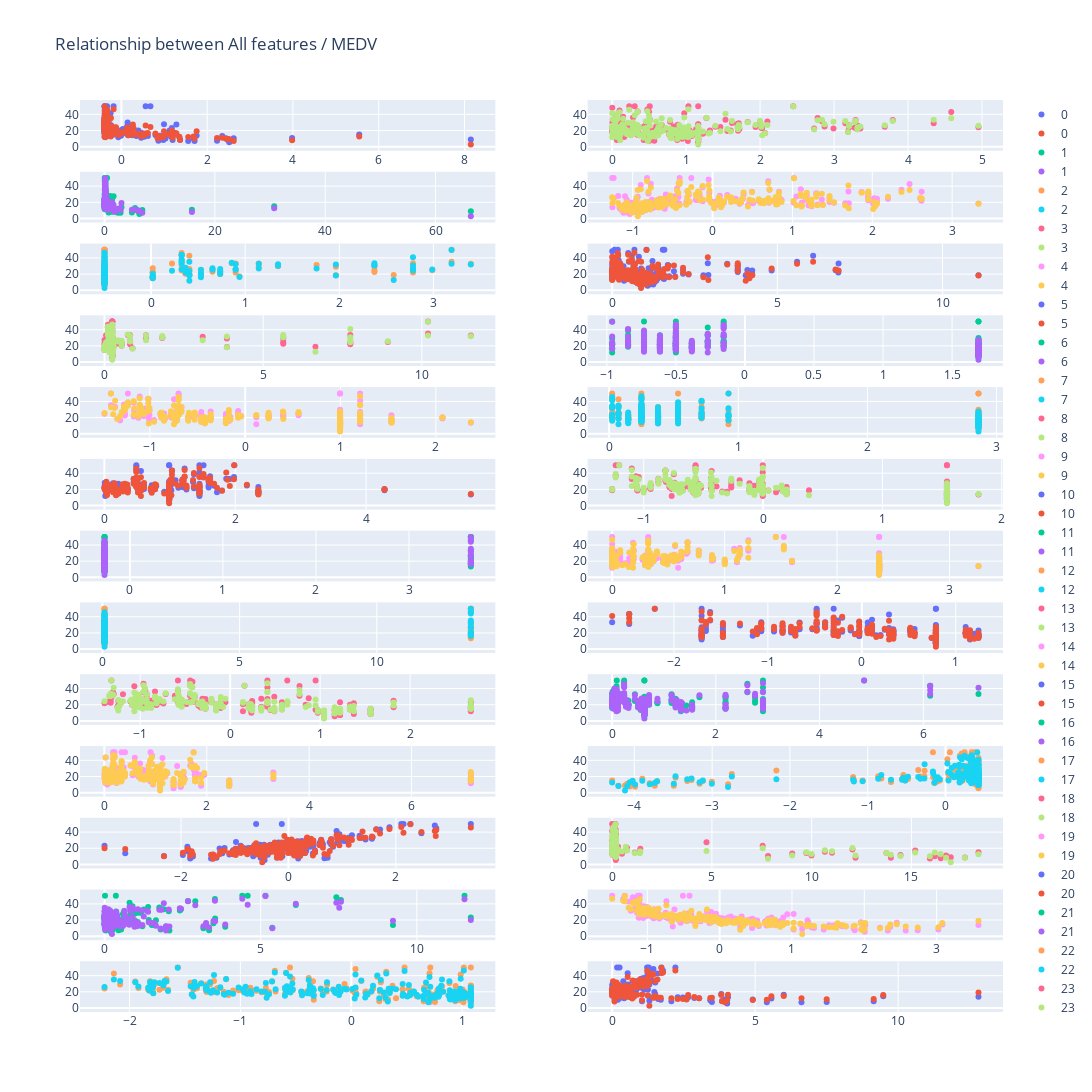

The code cell stored with this chart in its notebook:
### Markdown cell above
Plot again with test set

### Code cell
plot_result(X_test_z_feature_df, y_test_df, y_test_pred_df, 2)

### Figure 1 — Plotly figure (JSON) as saved in the notebook; plotly's stock layout.template omitted (floating-point values rounded to 4 significant figures; data arrays with more than 128 entries replaced by an {"elided": "..."} marker saying what was removed)
{"data": [{"customdata": {"elided": "203 int values"}, "hovertemplate": "index:%{customdata} (X: %{x}, y: %{y})", "mode": "markers", "name": "0", "type": "scatter", "x": {"elided": "203 float values"}, "xaxis": "x", "y": {"elided": "203 float values"}, "yaxis": "y"}, {"customdata": {"elided": "203 int values"}, "hovertemplate": "index:%{customdata} (X: %{x}, y: %{y})", "mode": "markers", "name": "0", "type": "scatter", "x": {"elided": "203 float values"}, "xaxis": "x", "y": {"elided": "203 float values"}, "yaxis": "y"}, {"customdata": {"elided": "203 int values"}, "hovertemplate": "index:%{customdata} (X: %{x}, y: %{y})", "mode": "markers", "name": "1", "type": "scatter", "x": {"elided": "203 float values"}, "xaxis": "x3", "y": {"elided": "203 float values"}, "yaxis": "y3"}, {"customdata": {"elided": "203 int values"}, "hovertemplate": "index:%{customdata} (X: %{x}, y: %{y})", "mode": "markers", "name": "1", "type": "scatter", "x": {"elided": "203 float values"}, "xaxis": "x3", "y": {"elided": "203 float values"}, "yaxis": "y3"}, {"customdata": {"elided": "203 int values"}, "hovertemplate": "index:%{customdata} (X: %{x}, y: %{y})", "mode": "markers", "name": "2", "type": "scatter", "x": {"elided": "203 float values"}, "xaxis": "x5", "y": {"elided": "203 float values"}, "yaxis": "y5"}, {"customdata": {"elided": "203 int values"}, "hovertemplate": "index:%{customdata} (X: %{x}, y: %{y})", "mode": "markers", "name": "2", "type": "scatter", "x": {"elided": "203 float values"}, "xaxis": "x5", "y": {"elided": "203 float values"}, "yaxis": "y5"}, {"customdata": {"elided": "203 int values"}, "hovertemplate": "index:%{customdata} (X: %{x}, y: %{y})", "mode": "markers", "name": "3", "type": "scatter", "x": {"elided": "203 float values"}, "xaxis": "x7", "y": {"elided": "203 float values"}, "yaxis": "y7"}, {"customdata": {"elided": "203 int values"}, "hovertemplate": "index:%{customdata} (X: %{x}, y: %{y})", "mode": "markers", "name": "3", "type": "scatter", "x": {"elided": "203 float values"}, "xaxis": "x7", "y": {"elided": "203 float values"}, "yaxis": "y7"}, {"customdata": {"elided": "203 int values"}, "hovertemplate": "index:%{customdata} (X: %{x}, y: %{y})", "mode": "markers", "name": "4", "type": "scatter", "x": {"elided": "203 float values"}, "xaxis": "x9", "y": {"elided": "203 float values"}, "yaxis": "y9"}, {"customdata": {"elided": "203 int values"}, "hovertemplate": "index:%{customdata} (X: %{x}, y: %{y})", "mode": "markers", "name": "4", "type": "scatter", "x": {"elided": "203 float values"}, "xaxis": "x9", "y": {"elided": "203 float values"}, "yaxis": "y9"}, {"customdata": {"elided": "203 int values"}, "hovertemplate": "index:%{customdata} (X: %{x}, y: %{y})", "mode": "markers", "name": "5", "type": "scatter", "x": {"elided": "203 float values"}, "xaxis": "x11", "y": {"elided": "203 float values"}, "yaxis": "y11"}, {"customdata": {"elided": "203 int values"}, "hovertemplate": "index:%{customdata} (X: %{x}, y: %{y})", "mode": "markers", "name": "5", "type": "scatter", "x": {"elided": "203 float values"}, "xaxis": "x11", "y": {"elided": "203 float values"}, "yaxis": "y11"}, {"customdata": {"elided": "203 int values"}, "hovertemplate": "index:%{customdata} (X: %{x}, y: %{y})", "mode": "markers", "name": "6", "type": "scatter", "x": {"elided": "203 float values"}, "xaxis": "x13", "y": {"elided": "203 float values"}, "yaxis": "y13"}, {"customdata": {"elided": "203 int values"}, "hovertemplate": "index:%{customdata} (X: %{x}, y: %{y})", "mode": "markers", "name": "6", "type": "scatter", "x": {"elided": "203 float values"}, "xaxis": "x13", "y": {"elided": "203 float values"}, "yaxis": "y13"}, {"customdata": {"elided": "203 int values"}, "hovertemplate": "index:%{customdata} (X: %{x}, y: %{y})", "mode": "markers", "name": "7", "type": "scatter", "x": {"elided": "203 float values"}, "xaxis": "x15", "y": {"elided": "203 float values"}, "yaxis": "y15"}, {"customdata": {"elided": "203 int values"}, "hovertemplate": "index:%{customdata} (X: %{x}, y: %{y})", "mode": "markers", "name": "7", "type": "scatter", "x": {"elided": "203 float values"}, "xaxis": "x15", "y": {"elided": "203 float values"}, "yaxis": "y15"}, {"customdata": {"elided": "203 int values"}, "hovertemplate": "index:%{customdata} (X: %{x}, y: %{y})", "mode": "markers", "name": "8", "type": "scatter", "x": {"elided": "203 float values"}, "xaxis": "x17", "y": {"elided": "203 float values"}, "yaxis": "y17"}, {"customdata": {"elided": "203 int values"}, "hovertemplate": "index:%{customdata} (X: %{x}, y: %{y})", "mode": "markers", "name": "8", "type": "scatter", "x": {"elided": "203 float values"}, "xaxis": "x17", "y": {"elided": "203 float values"}, "yaxis": "y17"}, {"customdata": {"elided": "203 int values"}, "hovertemplate": "index:%{customdata} (X: %{x}, y: %{y})", "mode": "markers", "name": "9", "type": "scatter", "x": {"elided": "203 float values"}, "xaxis": "x19", "y": {"elided": "203 float values"}, "yaxis": "y19"}, {"customdata": {"elided": "203 int values"}, "hovertemplate": "index:%{customdata} (X: %{x}, y: %{y})", "mode": "markers", "name": "9", "type": "scatter", "x": {"elided": "203 float values"}, "xaxis": "x19", "y": {"elided": "203 float values"}, "yaxis": "y19"}, {"customdata": {"elided": "203 int values"}, "hovertemplate": "index:%{customdata} (X: %{x}, y: %{y})", "mode": "markers", "name": "10", "type": "scatter", "x": {"elided": "203 float values"}, "xaxis": "x21", "y": {"elided": "203 float values"}, "yaxis": "y21"}, {"customdata": {"elided": "203 int values"}, "hovertemplate": "index:%{customdata} (X: %{x}, y: %{y})", "mode": "markers", "name": "10", "type": "scatter", "x": {"elided": "203 float values"}, "xaxis": "x21", "y": {"elided": "203 float values"}, "yaxis": "y21"}, {"customdata": {"elided": "203 int values"}, "hovertemplate": "index:%{customdata} (X: %{x}, y: %{y})", "mode": "markers", "name": "11", "type": "scatter", "x": {"elided": "203 float values"}, "xaxis": "x23", "y": {"elided": "203 float values"}, "yaxis": "y23"}, {"customdata": {"elided": "203 int values"}, "hovertemplate": "index:%{customdata} (X: %{x}, y: %{y})", "mode": "markers", "name": "11", "type": "scatter", "x": {"elided": "203 float values"}, "xaxis": "x23", "y": {"elided": "203 float values"}, "yaxis": "y23"}, {"customdata": {"elided": "203 int values"}, "hovertemplate": "index:%{customdata} (X: %{x}, y: %{y})", "mode": "markers", "name": "12", "type": "scatter", "x": {"elided": "203 float values"}, "xaxis": "x25", "y": {"elided": "203 float values"}, "yaxis": "y25"}, {"customdata": {"elided": "203 int values"}, "hovertemplate": "index:%{customdata} (X: %{x}, y: %{y})", "mode": "markers", "name": "12", "type": "scatter", "x": {"elided": "203 float values"}, "xaxis": "x25", "y": {"elided": "203 float values"}, "yaxis": "y25"}, {"customdata": {"elided": "203 int values"}, "hovertemplate": "index:%{customdata} (X: %{x}, y: %{y})", "mode": "markers", "name": "13", "type": "scatter", "x": {"elided": "203 float values"}, "xaxis": "x2", "y": {"elided": "203 float values"}, "yaxis": "y2"}, {"customdata": {"elided": "203 int values"}, "hovertemplate": "index:%{customdata} (X: %{x}, y: %{y})", "mode": "markers", "name": "13", "type": "scatter", "x": {"elided": "203 float values"}, "xaxis": "x2", "y": {"elided": "203 float values"}, "yaxis": "y2"}, {"customdata": {"elided": "203 int values"}, "hovertemplate": "index:%{customdata} (X: %{x}, y: %{y})", "mode": "markers", "name": "14", "type": "scatter", "x": {"elided": "203 float values"}, "xaxis": "x4", "y": {"elided": "203 float values"}, "yaxis": "y4"}, {"customdata": {"elided": "203 int values"}, "hovertemplate": "index:%{customdata} (X: %{x}, y: %{y})", "mode": "markers", "name": "14", "type": "scatter", "x": {"elided": "203 float values"}, "xaxis": "x4", "y": {"elided": "203 float values"}, "yaxis": "y4"}, {"customdata": {"elided": "203 int values"}, "hovertemplate": "index:%{customdata} (X: %{x}, y: %{y})", "mode": "markers", "name": "15", "type": "scatter", "x": {"elided": "203 float values"}, "xaxis": "x6", "y": {"elided": "203 float values"}, "yaxis": "y6"}, {"customdata": {"elided": "203 int values"}, "hovertemplate": "index:%{customdata} (X: %{x}, y: %{y})", "mode": "markers", "name": "15", "type": "scatter", "x": {"elided": "203 float values"}, "xaxis": "x6", "y": {"elided": "203 float values"}, "yaxis": "y6"}, {"customdata": {"elided": "203 int values"}, "hovertemplate": "index:%{customdata} (X: %{x}, y: %{y})", "mode": "markers", "name": "16", "type": "scatter", "x": {"elided": "203 float values"}, "xaxis": "x8", "y": {"elided": "203 float values"}, "yaxis": "y8"}, {"customdata": {"elided": "203 int values"}, "hovertemplate": "index:%{customdata} (X: %{x}, y: %{y})", "mode": "markers", "name": "16", "type": "scatter", "x": {"elided": "203 float values"}, "xaxis": "x8", "y": {"elided": "203 float values"}, "yaxis": "y8"}, {"customdata": {"elided": "203 int values"}, "hovertemplate": "index:%{customdata} (X: %{x}, y: %{y})", "mode": "markers", "name": "17", "type": "scatter", "x": {"elided": "203 float values"}, "xaxis": "x10", "y": {"elided": "203 float values"}, "yaxis": "y10"}, {"customdata": {"elided": "203 int values"}, "hovertemplate": "index:%{customdata} (X: %{x}, y: %{y})", "mode": "markers", "name": "17", "type": "scatter", "x": {"elided": "203 float values"}, "xaxis": "x10", "y": {"elided": "203 float values"}, "yaxis": "y10"}, {"customdata": {"elided": "203 int values"}, "hovertemplate": "index:%{customdata} (X: %{x}, y: %{y})", "mode": "markers", "name": "18", "type": "scatter", "x": {"elided": "203 float values"}, "xaxis": "x12", "y": {"elided": "203 float values"}, "yaxis": "y12"}, {"customdata": {"elided": "203 int values"}, "hovertemplate": "index:%{customdata} (X: %{x}, y: %{y})", "mode": "markers", "name": "18", "type": "scatter", "x": {"elided": "203 float values"}, "xaxis": "x12", "y": {"elided": "203 float values"}, "yaxis": "y12"}, {"customdata": {"elided": "203 int values"}, "hovertemplate": "index:%{customdata} (X: %{x}, y: %{y})", "mode": "markers", "name": "19", "type": "scatter", "x": {"elided": "203 float values"}, "xaxis": "x14", "y": {"elided": "203 float values"}, "yaxis": "y14"}, {"customdata": {"elided": "203 int values"}, "hovertemplate": "index:%{customdata} (X: %{x}, y: %{y})", "mode": "markers", "name": "19", "type": "scatter", "x": {"elided": "203 float values"}, "xaxis": "x14", "y": {"elided": "203 float values"}, "yaxis": "y14"}, {"customdata": {"elided": "203 int values"}, "hovertemplate": "index:%{customdata} (X: %{x}, y: %{y})", "mode": "markers", "name": "20", "type": "scatter", "x": {"elided": "203 float values"}, "xaxis": "x16", "y": {"elided": "203 float values"}, "yaxis": "y16"}, {"customdata": {"elided": "203 int values"}, "hovertemplate": "index:%{customdata} (X: %{x}, y: %{y})", "mode": "markers", "name": "20", "type": "scatter", "x": {"elided": "203 float values"}, "xaxis": "x16", "y": {"elided": "203 float values"}, "yaxis": "y16"}, {"customdata": {"elided": "203 int values"}, "hovertemplate": "index:%{customdata} (X: %{x}, y: %{y})", "mode": "markers", "name": "21", "type": "scatter", "x": {"elided": "203 float values"}, "xaxis": "x18", "y": {"elided": "203 float values"}, "yaxis": "y18"}, {"customdata": {"elided": "203 int values"}, "hovertemplate": "index:%{customdata} (X: %{x}, y: %{y})", "mode": "markers", "name": "21", "type": "scatter", "x": {"elided": "203 float values"}, "xaxis": "x18", "y": {"elided": "203 float values"}, "yaxis": "y18"}, {"customdata": {"elided": "203 int values"}, "hovertemplate": "index:%{customdata} (X: %{x}, y: %{y})", "mode": "markers", "name": "22", "type": "scatter", "x": {"elided": "203 float values"}, "xaxis": "x20", "y": {"elided": "203 float values"}, "yaxis": "y20"}, {"customdata": {"elided": "203 int values"}, "hovertemplate": "index:%{customdata} (X: %{x}, y: %{y})", "mode": "markers", "name": "22", "type": "scatter", "x": {"elided": "203 float values"}, "xaxis": "x20", "y": {"elided": "203 float values"}, "yaxis": "y20"}, {"customdata": {"elided": "203 int values"}, "hovertemplate": "index:%{customdata} (X: %{x}, y: %{y})", "mode": "markers", "name": "23", "type": "scatter", "x": {"elided": "203 float values"}, "xaxis": "x22", "y": {"elided": "203 float values"}, "yaxis": "y22"}, {"customdata": {"elided": "203 int values"}, "hovertemplate": "index:%{customdata} (X: %{x}, y: %{y})", "mode": "markers", "name": "23", "type": "scatter", "x": {"elided": "203 float values"}, "xaxis": "x22", "y": {"elided": "203 float values"}, "yaxis": "y22"}, {"customdata": {"elided": "203 int values"}, "hovertemplate": "index:%{customdata} (X: %{x}, y: %{y})", "mode": "markers", "name": "24", "type": "scatter", "x": {"elided": "203 float values"}, "xaxis": "x24", "y": {"elided": "203 float values"}, "yaxis": "y24"}, {"customdata": {"elided": "203 int values"}, "hovertemplate": "index:%{customdata} (X: %{x}, y: %{y})", "mode": "markers", "name": "24", "type": "scatter", "x": {"elided": "203 float values"}, "xaxis": "x24", "y": {"elided": "203 float values"}, "yaxis": "y24"}, {"customdata": {"elided": "203 int values"}, "hovertemplate": "index:%{customdata} (X: %{x}, y: %{y})", "mode": "markers", "name": "25", "type": "scatter", "x": {"elided": "203 float values"}, "xaxis": "x26", "y": {"elided": "203 float values"}, "yaxis": "y26"}, {"customdata": {"elided": "203 int values"}, "hovertemplate": "index:%{customdata} (X: %{x}, y: %{y})", "mode": "markers", "name": "25", "type": "scatter", "x": {"elided": "203 float values"}, "xaxis": "x26", "y": {"elided": "203 float values"}, "yaxis": "y26"}], "layout": {"height": 5200, "title": {"text": "Relationship between All features / MEDV"}, "width": 1200, "xaxis": {"anchor": "y", "domain": [0, 0.45]}, "xaxis10": {"anchor": "y10", "domain": [0.55, 1]}, "xaxis11": {"anchor": "y11", "domain": [0, 0.45]}, "xaxis12": {"anchor": "y12", "domain": [0.55, 1]}, "xaxis13": {"anchor": "y13", "domain": [0, 0.45]}, "xaxis14": {"anchor": "y14", "domain": [0.55, 1]}, "xaxis15": {"anchor": "y15", "domain": [0, 0.45]}, "xaxis16": {"anchor": "y16", "domain": [0.55, 1]}, "xaxis17": {"anchor": "y17", "domain": [0, 0.45]}, "xaxis18": {"anchor": "y18", "domain": [0.55, 1]}, "xaxis19": {"anchor": "y19", "domain": [0, 0.45]}, "xaxis2": {"anchor": "y2", "domain": [0.55, 1]}, "xaxis20": {"anchor": "y20", "domain": [0.55, 1]}, "xaxis21": {"anchor": "y21", "domain": [0, 0.45]}, "xaxis22": {"anchor": "y22", "domain": [0.55, 1]}, "xaxis23": {"anchor": "y23", "domain": [0, 0.45]}, "xaxis24": {"anchor": "y24", "domain": [0.55, 1]}, "xaxis25": {"anchor": "y25", "domain": [0, 0.45]}, "xaxis26": {"anchor": "y26", "domain": [0.55, 1]}, "xaxis3": {"anchor": "y3", "domain": [0, 0.45]}, "xaxis4": {"anchor": "y4", "domain": [0.55, 1]}, "xaxis5": {"anchor": "y5", "domain": [0, 0.45]}, "xaxis6": {"anchor": "y6", "domain": [0.55, 1]}, "xaxis7": {"anchor": "y7", "domain": [0, 0.45]}, "xaxis8": {"anchor": "y8", "domain": [0.55, 1]}, "xaxis9": {"anchor": "y9", "domain": [0, 0.45]}, "yaxis": {"anchor": "x", "domain": [0.9444, 1]}, "yaxis10": {"anchor": "x10", "domain": [0.6296, 0.6852]}, "yaxis11": {"anchor": "x11", "domain": [0.5509, 0.6065]}, "yaxis12": {"anchor": "x12", "domain": [0.5509, 0.6065]}, "yaxis13": {"anchor": "x13", "domain": [0.4722, 0.5278]}, "yaxis14": {"anchor": "x14", "domain": [0.4722, 0.5278]}, "yaxis15": {"anchor": "x15", "domain": [0.3935, 0.4491]}, "yaxis16": {"anchor": "x16", "domain": [0.3935, 0.4491]}, "yaxis17": {"anchor": "x17", "domain": [0.3148, 0.3704]}, "yaxis18": {"anchor": "x18", "domain": [0.3148, 0.3704]}, "yaxis19": {"anchor": "x19", "domain": [0.2361, 0.2917]}, "yaxis2": {"anchor": "x2", "domain": [0.9444, 1]}, "yaxis20": {"anchor": "x20", "domain": [0.2361, 0.2917]}, "yaxis21": {"anchor": "x21", "domain": [0.1574, 0.213]}, "yaxis22": {"anchor": "x22", "domain": [0.1574, 0.213]}, "yaxis23": {"anchor": "x23", "domain": [0.0787, 0.1343]}, "yaxis24": {"anchor": "x24", "domain": [0.0787, 0.1343]}, "yaxis25": {"anchor": "x25", "domain": [0, 0.05562]}, "yaxis26": {"anchor": "x26", "domain": [0, 0.05562]}, "yaxis3": {"anchor": "x3", "domain": [0.8657, 0.9213]}, "yaxis4": {"anchor": "x4", "domain": [0.8657, 0.9213]}, "yaxis5": {"anchor": "x5", "domain": [0.787, 0.8426]}, "yaxis6": {"anchor": "x6", "domain": [0.787, 0.8426]}, "yaxis7": {"anchor": "x7", "domain": [0.7083, 0.7639]}, "yaxis8": {"anchor": "x8", "domain": [0.7083, 0.7639]}, "yaxis9": {"anchor": "x9", "domain": [0.6296, 0.6852]}}}
